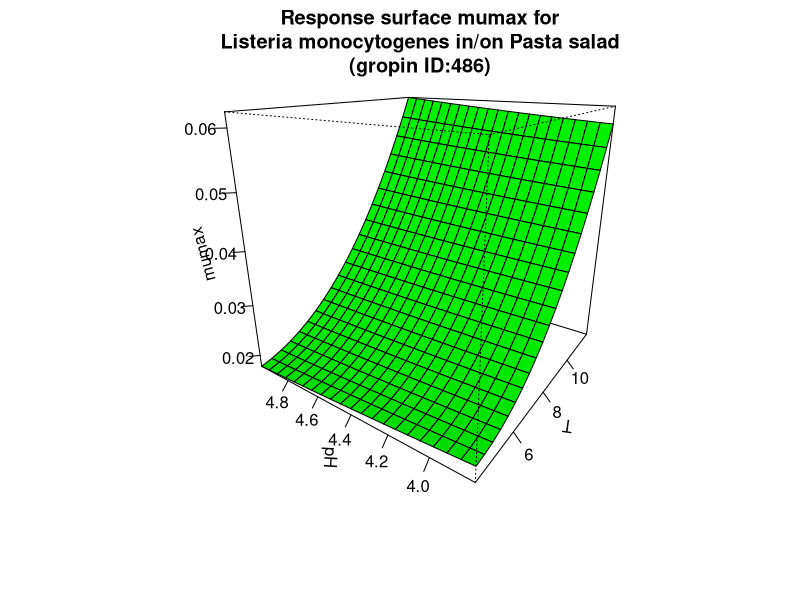

This chart was generated by the following R code:
#############################
# start of Parameter script
#############################
T <- seq(4.004,11.988011988012,length.out=21)
pH <- seq(3.8038,4.995004995005,length.out=21)
#############################
# end of Parameter script
#############################
############################# 
# start of Model script Gropin ID 486 
#############################
 
# constant coefficients for this model
 
variables <- data.frame(T,pH)
argumentsPar <- expand.grid(variables)
 
# heart of the model
response_surface <- function(T,pH) {
   mumax <-0.0571-0.0091*pH+0.0005*(pH^2)-0.0070*T+0.0006*(T^2)+0.0006*(pH*T)

return(mumax=mumax)
} 

# output parameters
responseSurface <- cbind(argumentsPar,response_surface(argumentsPar['T'],argumentsPar['pH']))
colnames(responseSurface) <- c(colnames(argumentsPar),'mumax')
#############################
# End of Model script
#############################
############################# 
# start of Visualisation script Gropin ID 486 
#############################
persp(T,pH,matrix(unlist(responseSurface$'mumax'),nrow=21),col = 'green',xlab='T',ylab='pH',zlab='mumax',main='Response surface mumax for
Listeria monocytogenes in/on Pasta salad
(gropin ID:486)',theta=305,phi=20,shade=0.25,ticktype = 'detailed')
#############################
# End of Visualisation script
#############################
